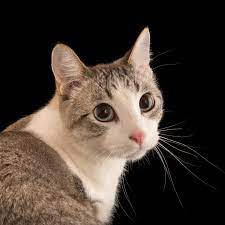
#> input picture reading_images_video/photos/cat.jpeg, 225 x 225 px
$ python contours.py
#> lines starting #> are read from the running program, lines starting #| are printed output that depends on the picture; after the words box and inside, x2 and y2 are one past the last pixel; in counts of white or black regions, pixels touching at a corner belong together
import cv2 as cv
import numpy as np

img = cv.imread('photos/cat.jpeg')
#> img is the input picture: shape (225, 225, 3); mean B, G, R 49.3, 57.4, 69
cv.imshow('Cats', img)

blank = np.zeros(img.shape[:2], dtype='uint8')
cv.imshow('Blank', blank)

gray = cv.cvtColor(img, cv.COLOR_BGR2GRAY)
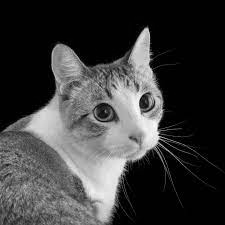
#> gray: shape (225, 225); min 0, max 252, mean 60
cv.imshow('Gray', gray)

blur = cv.GaussianBlur(gray, (5,5), cv.BORDER_DEFAULT)
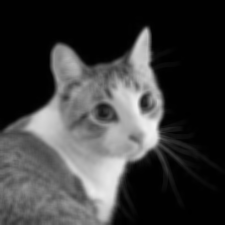
#> blur: shape (225, 225); min 0, max 241, mean 60
cv.imshow('Blue', blur)

canny = cv.Canny(blur, 125, 175)
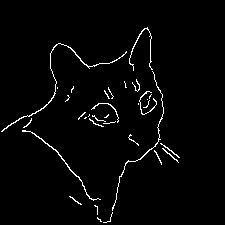
#> canny: shape (225, 225); 2.3% white in thin lines or dots, all inside (x1, y1, x2, y2) = (1, 27, 180, 223)
cv.imshow('Canny Edges', canny)

ret, thresh = cv.threshold(gray, 125, 255, cv.THRESH_BINARY)
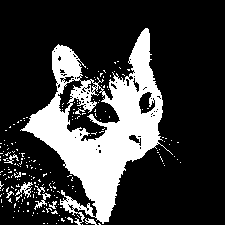
#> thresh: shape (225, 225); 23.4% white; 210 white regions (201 under 20 px)
cv.imshow('Thresh', thresh)

contours, hierarchies = cv.findContours(thresh, cv.RETR_TREE, cv.CHAIN_APPROX_NONE)
#> contours = 320 contours, 306 with area under 20; largest, box (x1, y1, x2, y2) and area: (20, 28, 173, 225) 12660, (66, 85, 121, 142) 1478, (57, 79, 84, 114) 358, (138, 91, 156, 115) 251, (128, 134, 142, 147) 78
print(f'{len(contours)} contour(s) found!')
#| 320 contour(s) found!

cv.drawContours(blank, contours, -1, (0,0,255), 1)
cv.imshow('Contours Drawn', blank)

cv.waitKey(0)
